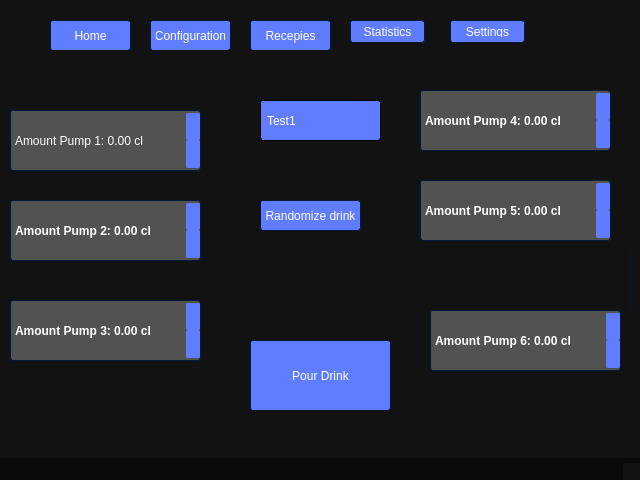
<?xml version="1.0" encoding="UTF-8"?>
<ui version="4.0">
 <class>MainWindow</class>
 <widget class="QMainWindow" name="MainWindow">
  <property name="enabled">
   <bool>true</bool>
  </property>
  <property name="geometry">
   <rect>
    <x>0</x>
    <y>0</y>
    <width>640</width>
    <height>480</height>
   </rect>
  </property>
  <property name="windowTitle">
   <string>MainWindow</string>
  </property>
  <property name="autoFillBackground">
   <bool>false</bool>
  </property>
  <property name="styleSheet">
   <string notr="true">/*Copyright (c) DevSec Studio. All rights reserved.

MIT License

Permission is hereby granted, free of charge, to any person obtaining a copy
of this software and associated documentation files (the &quot;Software&quot;), to deal
in the Software without restriction, including without limitation the rights
to use, copy, modify, merge, publish, distribute, sublicense, and/or sell
copies of the Software, and to permit persons to whom the Software is
furnished to do so, subject to the following conditions:

The above copyright notice and this permission notice shall be included in all
copies or substantial portions of the Software.

THE SOFTWARE IS PROVIDED *AS IS*, WITHOUT WARRANTY OF ANY KIND, EXPRESS OR
IMPLIED, INCLUDING BUT NOT LIMITED TO THE WARRANTIES OF MERCHANTABILITY,
FITNESS FOR A PARTICULAR PURPOSE AND NONINFRINGEMENT. IN NO EVENT SHALL THE
AUTHORS OR COPYRIGHT HOLDERS BE LIABLE FOR ANY CLAIM, DAMAGES OR OTHER
LIABILITY, WHETHER IN AN ACTION OF CONTRACT, TORT OR OTHERWISE, ARISING FROM,
OUT OF OR IN CONNECTION WITH THE SOFTWARE OR THE USE OR OTHER DEALINGS IN THE
SOFTWARE.
*/

/*-----QWidget-----*/
QWidget
{
	background-color: #121212;
	color: #ffffff;
	border-color: #051a39;

}


/*-----QLabel-----*/
QLabel
{
	background-color: transparent;
	color: #ffffff;

}


QLabel::disabled
{
	background-color: transparent;
	color: #656565;

}


/*-----QMenuBar-----*/
QMenuBar
{
	background-color: #0a0a0a;
	color: #ffffff;
	border-color: #051a39;

}


QMenuBar::disabled
{
	background-color: #404040;
	color: #656565;
	border-color: #051a39;

}


QMenuBar::item
{
    background-color: transparent;

}


QMenuBar::item:selected
{
    background-color: #607cff;
    border: 1px solid #41cd52;

}


QMenuBar::item:pressed
{
    background-color: #4969ff;
    border: 1px solid #000;
    margin-bottom: -1px;
    padding-bottom: 1px;

}


/*-----QMenu-----*/
QMenu
{
    background-color: #121212;
    border: 1px solid;
    color: #ffffff;

}


QMenu::separator
{
    height: 1px;
    background-color: #6d8eff;
    color: #ffffff;
    padding-left: 4px;
    margin-left: 10px;
    margin-right: 5px;

}


QMenu::item
{
    min-width : 150px;
    padding: 3px 20px 3px 20px;

}


QMenu::item:selected
{
    background-color: #4969ff;
    color: #ffffff;

}


QMenu::item:disabled
{
    color: #262626;
}


/*-----QToolTip-----*/
QToolTip
{
	border : 1px solid #000000;
	background-color: #26264f;
	color: #ffffff;
	border-color: #051a39;

}


/*-----QPushButton-----*/
QPushButton
{
	background-color: #607cff;
	color: #ffffff;
	border-style: solid;
	border-width: 1px;
	border-radius: 3px;
	border-color: #051a39;
	padding: 5px;

}


QPushButton::disabled
{
	background-color: #404040;
	color: #656565;
	border-color: #051a39;

}


QPushButton::hover
{
	background-color: #8399ff;
	color: #ffffff;
	border-style: solid;
	border-width: 1px;
	border-radius: 3px;
	border-color: #051a39;
	padding: 5px;

}


QPushButton::pressed
{
	background-color: #4969ff;
	color: #ffffff;
	border-style: solid;
	border-width: 1px;
	border-radius: 3px;
	border-color: #051a39;
	padding: 5px;

}


/*-----QToolButton-----*/
QToolButton
{
	background-color: #607cff;
	color: #ffffff;
	border-width: 1px;
	border-radius: 3px;
	border-color: #051a39;
	padding: 3px;

}


QToolButton::disabled
{
	background-color: #404040;
	color: #656565;
	border-color: #051a39;

}


QToolButton::hover
{
	background-color: #8399ff;
	color: #ffffff;
	border-width: 1px;
	border-radius: 3px;
	border-color: #051a39;
	padding: 3px;

}


QToolButton::pressed
{
	background-color: #4969ff;
	color: #ffffff;
	border-width: 1px;
	border-radius: 3px;
	border-color: #051a39;
	padding: 3px;

}


/*-----QComboBox-----*/
QComboBox
{
    background-color: #607cff;
    border: 1px solid;
    border-radius: 3px;
    padding-left: 6px;
    color: #ffffff;
    height: 20px;

}


QComboBox::disabled
{
	background-color: #404040;
	color: #656565;
	border-color: #051a39;

}


QComboBox:hover
{
    background-color: #8399ff;

}


QComboBox:on
{
    background-color: #4969ff;

}


QComboBox QAbstractItemView
{
    background-color: #383838;
    color: #ffffff;
    border: 1px solid black;
    selection-background-color: #4969ff;
    selection-color: #ffffff;
    outline: 0;

}


QComboBox::drop-down
{
    subcontrol-origin: padding;
    subcontrol-position: top right;
    width: 15px;
    border-left-width: 0px;
    border-left-color: darkgray;
    border-left-style: solid; 
    border-top-right-radius: 3px; 
    border-bottom-right-radius: 3px;

}


QComboBox::down-arrow
{
    image: url(://arrow-down.png);
    width: 8px;
    height: 8px;
}


/*-----QSpinBox &amp; QDoubleSpinBox &amp; QDateTimeEdit-----*/
QSpinBox, 
QDoubleSpinBox,
QDateTimeEdit
{
	background-color: #525251;
	color: #ffffff;
	border: 1px solid #051a39;
	border-radius: 3px;
	padding : 2px;

}


QSpinBox::disabled, 
QDoubleSpinBox::disabled,
QDateTimeEdit::disabled
{
	background-color: #404040;
	color: #656565;
	border-color: #051a39;

}


QSpinBox:hover, 
QDoubleSpinBox::hover,
QDateTimeEdit::hover
{
    background-color: #626262;
    border: 1px solid #607cff;
    color:  #fff;
    padding: 2px

}


QSpinBox::up-button, QSpinBox::down-button,
QDoubleSpinBox::up-button, QDoubleSpinBox::down-button,
QDateTimeEdit::up-button, QDateTimeEdit::down-button
{
    background-color: #607cff;
	border-radius: 2px;

}


QSpinBox::disabled, 
QDoubleSpinBox::disabled,
QDateTimeEdit::disabled
{
	background-color: #404040;
	color: #656565;
	border-color: #051a39;

}


QSpinBox::up-button:hover, QSpinBox::down-button:hover,
QDoubleSpinBox::up-button:hover, QDoubleSpinBox::down-button:hover,
QDateTimeEdit::up-button:hover, QDateTimeEdit::down-button:hover
{
    background-color: #8399ff;
    border: 1px solid #8399ff;

}


QSpinBox::up-button:disabled, QSpinBox::down-button:disabled,
QDoubleSpinBox::up-button:disabled, QDoubleSpinBox::down-button:disabled,
QDateTimeEdit::up-button:disabled, QDateTimeEdit::down-button:disabled
{
	background-color: #404040;
	color: #656565;
	border-color: #051a39;

}


QSpinBox::up-button:pressed, QSpinBox::down-button:pressed,
QDoubleSpinBox::up-button:pressed, QDoubleSpinBox::down-button::pressed,
QDateTimeEdit::up-button:pressed, QDateTimeEdit::down-button::pressed
{
    background-color: #4969ff;
    border: 1px solid #4969ff;

}


QSpinBox::down-arrow,
QDoubleSpinBox::down-arrow,
QDateTimeEdit::down-arrow
{
    image: url(://arrow-down.png);
    width: 7px;

}


QSpinBox::up-arrow,
QDoubleSpinBox::up-arrow,
QDateTimeEdit::up-arrow
{
    image: url(://arrow-up.png);
    width: 7px;

}


/*-----QLineEdit-----*/
QLineEdit
{
	background-color: #525251;
	color: #ffffff;
	border-width: 1px;
	border-radius: 3px;
	border-color: #051a39;
	padding: 2px;

}


QLineEdit::disabled
{
	background-color: #404040;
	color: #656565;
	border-width: 1px;
	border-radius: 3px;
	border-color: #051a39;
	padding: 2px;

}


/*-----QTextEdit-----*/
QTextEdit
{
	background-color: #ffffff;
	color: #010201;
	border-color: #051a39;

}


QTextEdit::disabled
{
	background-color: #404040;
	color: #656565;
	border-color: #051a39;

}


/*-----QGroupBox-----*/
QGroupBox 
{
    border: 1px solid;
    border-color: #607cff;
    margin-top: 22px;

}


QGroupBox::title  
{
    background-color: #607cff;
    color: #ffffff;
    subcontrol-origin: margin;
    subcontrol-position: top left;
    padding: 5px;
	border-top-left-radius: 3px;
	border-top-right-radius: 3px;

}


QGroupBox::title::disabled
{
	background-color: #404040;
	color: #656565;
    subcontrol-origin: margin;
    subcontrol-position: top left;
    padding: 5px;
	border-top-left-radius: 3px;
	border-top-right-radius: 3px;

}


/*-----QCheckBox-----*/
QCheckBox::indicator
{
    color: #b1b1b1;
    background-color: #323232;
    border: 1px solid #b1b1b1;
    width: 12px;
    height: 12px;

}


QCheckBox::indicator:checked
{
    image:url(://checkbox.png);
    border: 1px solid #607cff;

}


QCheckBox::indicator:unchecked:hover
{
    border: 1px solid #607cff;

}


QCheckBox::disabled
{
	color: #656565;

}


QCheckBox::indicator:disabled
{
	background-color: #656565;
	color: #656565;
    border: 1px solid #656565;

}


/*-----QRadioButton-----*/
QRadioButton::indicator::unchecked
{ 
	border: 2px inset gray; 
	border-radius: 5px; 
	background-color:  #fff;
	width: 9px; 
	height: 9px; 

}


QRadioButton::indicator::unchecked:hover
{ 
	border: 2px solid #607cff; 
	border-radius: 5px; 
	background-color:  #fff;
	width: 9px; 
	height: 9px; 

}


QRadioButton::indicator::checked
{ 
	border: 2px inset darkgray; 
	border-radius: 5px; 
	background-color: #4969ff; 
	width: 9px; 
	height: 9px; 

}


QRadioButton::disabled
{
	color: #656565;

}


QRadioButton::indicator:disabled
{
	background-color: #656565;
	color: #656565;
    border: 2px solid #656565;

}


/*-----QTableView &amp; QTableWidget-----*/
QTableView
{
    background-color: #242526;
    border: 1px solid #32414B;
    color: #f0f0f0;
    gridline-color: #8faaff;
    outline : 0;

}


QTableView::disabled
{
    background-color: #242526;
    border: 1px solid #32414B;
    color: #656565;
    gridline-color: #656565;
    outline : 0;

}


QTableView::item:hover 
{
    background-color: #26264f;
    color: #f0f0f0;

}


QTableView::item:selected 
{
    background-color: #1a1b1c;
    border: 2px solid #4969ff;
    color: #F0F0F0;

}


QTableView::item:selected:disabled
{
    background-color: #1a1b1c;
    border: 2px solid #525251;
    color: #656565;

}


QTableCornerButton::section
{
    background-color: #505050;
    color: #fff;

}


QHeaderView::section
{
    background-color: #525251;
    color: #fff;
    text-align: left;
	padding: 4px;
	
}


QHeaderView::section:disabled
{
    background-color: #525251;
    color: #656565;

}


QHeaderView::section:checked
{
    color: #fff;
    background-color: #4969ff;

}


QHeaderView::section:checked:disabled
{
    color: #656565;
    background-color: #525251;

}


QHeaderView::section::vertical::first,
QHeaderView::section::vertical::only-one
{
    border-top: 1px solid #353635;

}


QHeaderView::section::vertical
{
    border-top: 1px solid #353635;

}


QHeaderView::section::horizontal::first,
QHeaderView::section::horizontal::only-one
{
    border-left: 1px solid #353635;

}


QHeaderView::section::horizontal
{
    border-left: 1px solid #353635;

}


/*-----QTabWidget-----*/
QTabBar::tab
{
	background-color: #262626;
	color: #ffffff;
	border-style: solid;
	border-width: 1px;
	border-top-left-radius: 3px;
	border-top-right-radius: 3px;
	border-color: #051a39;
	padding: 5px;

}


QTabBar::tab:disabled
{
	background-color: #656565;
	color: #656565;

}


QTabWidget::pane 
{
	background-color: #262626;
	color: #ffffff;
    border: 1px solid;
    border-color: #607cff;

}


QTabBar::tab:selected
{
    background-color: #607cff;
	color: #ffffff;
	border-style: solid;
	border-width: 1px;
	border-top-left-radius: 3px;
	border-top-right-radius: 3px;
	border-color: #051a39;
	padding: 5px;

}


QTabBar::tab:selected:disabled
{
	background-color: #404040;
	color: #656565;

}


QTabBar::tab:!selected 
{
    background-color: #262626;

}


QTabBar::tab:!selected:hover 
{
    background-color: #8399ff;

}


QTabBar::tab:top:!selected 
{
    margin-top: 3px;

}


QTabBar::tab:bottom:!selected 
{
    margin-bottom: 3px;

}


QTabBar::tab:top, QTabBar::tab:bottom 
{
    min-width: 8ex;
    margin-right: -1px;
    padding: 5px 10px 5px 10px;

}


QTabBar::tab:top:selected 
{
    border-bottom-color: none;

}


QTabBar::tab:bottom:selected 
{
    border-top-color: none;

}


QTabBar::tab:top:last, QTabBar::tab:bottom:last,
QTabBar::tab:top:only-one, QTabBar::tab:bottom:only-one 
{
    margin-right: 0;

}


QTabBar::tab:left:!selected 
{
    margin-right: 3px;

}


QTabBar::tab:right:!selected
{
    margin-left: 3px;

}


QTabBar::tab:left, QTabBar::tab:right 
{
    min-height: 8ex;
    margin-bottom: -1px;
    padding: 10px 5px 10px 5px;

}


QTabBar::tab:left:selected 
{
    border-left-color: none;

}


QTabBar::tab:right:selected 
{
    border-right-color: none;

}


QTabBar::tab:left:last, QTabBar::tab:right:last,
QTabBar::tab:left:only-one, QTabBar::tab:right:only-one 
{
    margin-bottom: 0;

}


/*-----QSlider-----*/
QSlider::groove:horizontal 
{
	background-color: transparent;
	height: 5px;

}


QSlider::sub-page:horizontal 
{
	background-color: #607cff;

}


QSlider::add-page:horizontal 
{
	background-color: #666765;

}


QSlider::handle:horizontal 
{
	background-color: #607cff;
	width: 14px;
	margin-top: -6px;
	margin-bottom: -6px;
	border-radius: 3px;

}


QSlider::handle:horizontal:hover 
{
	background-color: #607cff;
	border-radius: 3px;

}


QSlider::sub-page:horizontal:disabled 
{
	background-color: #bbb;
	border-color: #999;

}


QSlider::add-page:horizontal:disabled 
{
	background-color: #eee;
	border-color: #999;

}


QSlider::handle:horizontal:disabled 
{
	background-color: #eee;
	border: 1px solid #aaa;
	border-radius: 3px;

}


QSlider::groove:vertical 
{
	background-color: transparent;
	width: 5px;

}


QSlider::sub-page:vertical 
{
	background-color: #607cff;

}


QSlider::add-page:vertical 
{
	background-color: #666765;

}


QSlider::handle:vertical 
{
	background-color: #607cff;
	height: 14px;
	margin-left: -6px;
	margin-right: -6px;
	border-radius: 3px;

}


QSlider::handle:vertical:hover 
{
	background-color: #607cff;
	border-radius: 3px;

}


QSlider::sub-page:vertical:disabled 
{
	background-color: #bbb;
	border-color: #999;

}


QSlider::add-page:vertical:disabled 
{
	background-color: #eee;
	border-color: #999;

}


QSlider::handle:vertical:disabled 
{
	background-color: #eee;
	border: 1px solid #aaa;
	border-radius: 3px;

}


/*-----QDial-----*/
QDial
{
	background-color: #607cff;

}


QDial::disabled
{
	background-color: #404040;

}


/*-----QScrollBar-----*/
QScrollBar:horizontal
{
    border: 1px solid #222222;
    background-color: #3d3d3d;
    height: 13px;
    margin: 0px 16px 0 16px;

}


QScrollBar::handle:horizontal
{
    background: #607cff;
    min-height: 20px;

}


QScrollBar::add-line:horizontal
{
    border: 1px solid #1b1b19;
    background-color: #607cff;
    width: 14px;
    subcontrol-position: right;
    subcontrol-origin: margin;

}


QScrollBar::sub-line:horizontal
{
    border: 1px solid #1b1b19;
    background-color: #607cff;
    width: 14px;
    subcontrol-position: left;
    subcontrol-origin: margin;

}


QScrollBar::right-arrow:horizontal
{
    image: url(://arrow-right.png);
    width: 6px;
    height: 6px;

}


QScrollBar::left-arrow:horizontal
{
    image: url(://arrow-left.png);
    width: 6px;
    height: 6px;

}


QScrollBar::add-page:horizontal, QScrollBar::sub-page:horizontal
{
    background: none;

}


QScrollBar:vertical
{
    background-color: #3d3d3d;
    width: 13px;
    margin: 16px 0 16px 0;
    border: 1px solid #222222;

}


QScrollBar::handle:vertical
{
    background-color: #607cff;
    min-height: 20px;

}


QScrollBar::add-line:vertical
{
    border: 1px solid #1b1b19;
    background-color: #607cff;
    height: 14px;
    subcontrol-position: bottom;
    subcontrol-origin: margin;

}


QScrollBar::sub-line:vertical
{
    border: 1px solid #1b1b19;
    background-color: #607cff;
    height: 14px;
    subcontrol-position: top;
    subcontrol-origin: margin;

}


QScrollBar::up-arrow:vertical
{
    image: url(://arrow-up.png);
    width: 6px;
    height: 6px;

}


QScrollBar::down-arrow:vertical
{
    image: url(://arrow-down.png);
    width: 6px;
    height: 6px;

}


QScrollBar::add-page:vertical, QScrollBar::sub-page:vertical
{
    background: none;

}


/*-----QProgressBar-----*/
QProgressBar
{
	background-color: #383838;
	color: #ffffff;
	border: 1px solid #607cff;
	border-radius: 3px;
	text-align: center;

}


QProgressBar::chunk {
	background-color: #607cff;
	color: #fff;

}


QProgressBar::chunk:disabled {
	background-color: #656565;
	border: 1px solid #aaa;
	color: #656565;
}


/*-----QStatusBar-----*/
QStatusBar
{
	background-color: #0a0a0a;
	color: #ffffff;
	border-color: #051a39;

}


</string>
  </property>
  <widget class="QWidget" name="centralwidget">
   <widget class="QStackedWidget" name="TopButtonMenu">
    <property name="geometry">
     <rect>
      <x>30</x>
      <y>10</y>
      <width>581</width>
      <height>41</height>
     </rect>
    </property>
    <property name="currentIndex">
     <number>1</number>
    </property>
    <widget class="QWidget" name="page">
     <widget class="QPushButton" name="MenuRestartConfigurationButton">
      <property name="geometry">
       <rect>
        <x>240</x>
        <y>10</y>
        <width>131</width>
        <height>23</height>
       </rect>
      </property>
      <property name="text">
       <string>Restart Configuration</string>
      </property>
     </widget>
    </widget>
    <widget class="QWidget" name="page_2">
     <widget class="QPushButton" name="MenuHomeButton">
      <property name="geometry">
       <rect>
        <x>20</x>
        <y>10</y>
        <width>81</width>
        <height>31</height>
       </rect>
      </property>
      <property name="text">
       <string>Home</string>
      </property>
     </widget>
     <widget class="QPushButton" name="MenuConfigurationButton">
      <property name="geometry">
       <rect>
        <x>120</x>
        <y>10</y>
        <width>81</width>
        <height>31</height>
       </rect>
      </property>
      <property name="text">
       <string>Configuration</string>
      </property>
     </widget>
     <widget class="QPushButton" name="MenuRecepiesButton">
      <property name="geometry">
       <rect>
        <x>220</x>
        <y>10</y>
        <width>81</width>
        <height>31</height>
       </rect>
      </property>
      <property name="text">
       <string>Recepies</string>
      </property>
     </widget>
     <widget class="QPushButton" name="MenuStatisticsButton">
      <property name="geometry">
       <rect>
        <x>320</x>
        <y>10</y>
        <width>75</width>
        <height>23</height>
       </rect>
      </property>
      <property name="text">
       <string>Statistics</string>
      </property>
     </widget>
     <widget class="QPushButton" name="MenuSettingsButton">
      <property name="geometry">
       <rect>
        <x>420</x>
        <y>10</y>
        <width>75</width>
        <height>23</height>
       </rect>
      </property>
      <property name="text">
       <string>Settings</string>
      </property>
     </widget>
    </widget>
   </widget>
   <widget class="QStackedWidget" name="DMMPages">
    <property name="geometry">
     <rect>
      <x>10</x>
      <y>50</y>
      <width>621</width>
      <height>391</height>
     </rect>
    </property>
    <property name="currentIndex">
     <number>0</number>
    </property>
    <widget class="QWidget" name="page_3">
     <widget class="QDoubleSpinBox" name="PumpAmount1">
      <property name="geometry">
       <rect>
        <x>0</x>
        <y>60</y>
        <width>191</width>
        <height>61</height>
       </rect>
      </property>
      <property name="tabletTracking">
       <bool>false</bool>
      </property>
      <property name="styleSheet">
       <string notr="true">QSpinBox, 
QDoubleSpinBox,
{
	background-color: #525251;
	color: #ffffff;
	border: 1px solid #rgb(255, 0, 0);
	border-radius: 3px;
	padding : 2px;

}</string>
      </property>
      <property name="buttonSymbols">
       <enum>QAbstractSpinBox::PlusMinus</enum>
      </property>
      <property name="keyboardTracking">
       <bool>false</bool>
      </property>
      <property name="showGroupSeparator" stdset="0">
       <bool>true</bool>
      </property>
      <property name="prefix">
       <string>Amount Pump 1: </string>
      </property>
      <property name="suffix">
       <string> cl</string>
      </property>
     </widget>
     <widget class="QDoubleSpinBox" name="PumpAmount2">
      <property name="geometry">
       <rect>
        <x>0</x>
        <y>150</y>
        <width>191</width>
        <height>61</height>
       </rect>
      </property>
      <property name="tabletTracking">
       <bool>false</bool>
      </property>
      <property name="styleSheet">
       <string notr="true">QDoubleSpinBox
{
	font: bold 

}</string>
      </property>
      <property name="buttonSymbols">
       <enum>QAbstractSpinBox::PlusMinus</enum>
      </property>
      <property name="keyboardTracking">
       <bool>false</bool>
      </property>
      <property name="showGroupSeparator" stdset="0">
       <bool>true</bool>
      </property>
      <property name="prefix">
       <string>Amount Pump 2: </string>
      </property>
      <property name="suffix">
       <string> cl</string>
      </property>
     </widget>
     <widget class="QDoubleSpinBox" name="PumpAmount3">
      <property name="geometry">
       <rect>
        <x>0</x>
        <y>250</y>
        <width>191</width>
        <height>61</height>
       </rect>
      </property>
      <property name="tabletTracking">
       <bool>false</bool>
      </property>
      <property name="styleSheet">
       <string notr="true">QDoubleSpinBox
{
	font: bold 

}</string>
      </property>
      <property name="buttonSymbols">
       <enum>QAbstractSpinBox::PlusMinus</enum>
      </property>
      <property name="keyboardTracking">
       <bool>false</bool>
      </property>
      <property name="showGroupSeparator" stdset="0">
       <bool>true</bool>
      </property>
      <property name="prefix">
       <string>Amount Pump 3: </string>
      </property>
      <property name="suffix">
       <string> cl</string>
      </property>
     </widget>
     <widget class="QDoubleSpinBox" name="PumpAmount4">
      <property name="geometry">
       <rect>
        <x>410</x>
        <y>40</y>
        <width>191</width>
        <height>61</height>
       </rect>
      </property>
      <property name="tabletTracking">
       <bool>false</bool>
      </property>
      <property name="styleSheet">
       <string notr="true">QDoubleSpinBox
{
	font: bold 

}</string>
      </property>
      <property name="buttonSymbols">
       <enum>QAbstractSpinBox::PlusMinus</enum>
      </property>
      <property name="keyboardTracking">
       <bool>false</bool>
      </property>
      <property name="showGroupSeparator" stdset="0">
       <bool>true</bool>
      </property>
      <property name="prefix">
       <string>Amount Pump 4: </string>
      </property>
      <property name="suffix">
       <string> cl</string>
      </property>
     </widget>
     <widget class="QDoubleSpinBox" name="PumpAmount5">
      <property name="geometry">
       <rect>
        <x>410</x>
        <y>130</y>
        <width>191</width>
        <height>61</height>
       </rect>
      </property>
      <property name="tabletTracking">
       <bool>false</bool>
      </property>
      <property name="styleSheet">
       <string notr="true">QDoubleSpinBox
{
	font: bold 

}</string>
      </property>
      <property name="buttonSymbols">
       <enum>QAbstractSpinBox::PlusMinus</enum>
      </property>
      <property name="keyboardTracking">
       <bool>false</bool>
      </property>
      <property name="showGroupSeparator" stdset="0">
       <bool>true</bool>
      </property>
      <property name="prefix">
       <string>Amount Pump 5: </string>
      </property>
      <property name="suffix">
       <string> cl</string>
      </property>
     </widget>
     <widget class="QDoubleSpinBox" name="PumpAmount1_6">
      <property name="geometry">
       <rect>
        <x>620</x>
        <y>200</y>
        <width>191</width>
        <height>61</height>
       </rect>
      </property>
      <property name="tabletTracking">
       <bool>false</bool>
      </property>
      <property name="styleSheet">
       <string notr="true">QDoubleSpinBox
{
	font: bold 

}</string>
      </property>
      <property name="buttonSymbols">
       <enum>QAbstractSpinBox::PlusMinus</enum>
      </property>
      <property name="keyboardTracking">
       <bool>false</bool>
      </property>
      <property name="showGroupSeparator" stdset="0">
       <bool>true</bool>
      </property>
      <property name="prefix">
       <string>Amount Pump 1: </string>
      </property>
      <property name="suffix">
       <string> cl</string>
      </property>
     </widget>
     <widget class="QDoubleSpinBox" name="PumpAmount6">
      <property name="geometry">
       <rect>
        <x>420</x>
        <y>260</y>
        <width>191</width>
        <height>61</height>
       </rect>
      </property>
      <property name="tabletTracking">
       <bool>false</bool>
      </property>
      <property name="styleSheet">
       <string notr="true">QDoubleSpinBox
{
	font: bold 

}</string>
      </property>
      <property name="buttonSymbols">
       <enum>QAbstractSpinBox::PlusMinus</enum>
      </property>
      <property name="keyboardTracking">
       <bool>false</bool>
      </property>
      <property name="showGroupSeparator" stdset="0">
       <bool>true</bool>
      </property>
      <property name="prefix">
       <string>Amount Pump 6: </string>
      </property>
      <property name="suffix">
       <string> cl</string>
      </property>
     </widget>
     <widget class="QPushButton" name="pushButton">
      <property name="geometry">
       <rect>
        <x>240</x>
        <y>290</y>
        <width>141</width>
        <height>71</height>
       </rect>
      </property>
      <property name="tabletTracking">
       <bool>true</bool>
      </property>
      <property name="styleSheet">
       <string notr="true">background-color: #rgb(68, 255, 16);
background-color: qlineargradient(spread:pad, x1:0, y1:0, x2:1, y2:0, stop:0 rgba(9, 41, 4, 255), stop:0.085 rgba(2, 79, 0, 255), stop:0.19 rgba(50, 147, 22, 255), stop:0.275 rgba(236, 191, 49, 255), stop:0.39 rgba(243, 61, 34, 255), stop:0.555 rgba(135, 81, 60, 255), stop:0.667 rgba(121, 75, 255, 255), stop:0.825 rgba(164, 255, 244, 255), stop:0.885 rgba(104, 222, 71, 255), stop:1 rgba(93, 128, 0, 255));</string>
      </property>
      <property name="text">
       <string>Pour Drink</string>
      </property>
     </widget>
     <widget class="QPushButton" name="pushButton_2">
      <property name="geometry">
       <rect>
        <x>250</x>
        <y>150</y>
        <width>101</width>
        <height>31</height>
       </rect>
      </property>
      <property name="text">
       <string>Randomize drink</string>
      </property>
     </widget>
     <widget class="QComboBox" name="comboBox">
      <property name="geometry">
       <rect>
        <x>250</x>
        <y>50</y>
        <width>121</width>
        <height>41</height>
       </rect>
      </property>
      <item>
       <property name="text">
        <string>Test1</string>
       </property>
      </item>
      <item>
       <property name="text">
        <string>Test2</string>
       </property>
      </item>
     </widget>
    </widget>
    <widget class="QWidget" name="page_4"/>
   </widget>
  </widget>
  <widget class="QMenuBar" name="menubar">
   <property name="geometry">
    <rect>
     <x>0</x>
     <y>0</y>
     <width>640</width>
     <height>21</height>
    </rect>
   </property>
  </widget>
  <widget class="QStatusBar" name="statusbar"/>
 </widget>
 <resources/>
 <connections/>
</ui>
